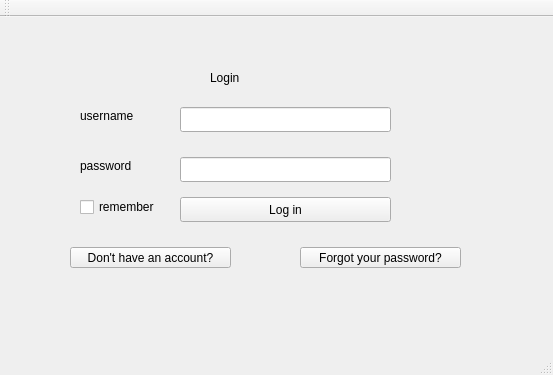
<?xml version="1.0" encoding="UTF-8"?>
<ui version="4.0">
 <class>MainWindow</class>
 <widget class="QMainWindow" name="MainWindow">
  <property name="geometry">
   <rect>
    <x>0</x>
    <y>0</y>
    <width>553</width>
    <height>375</height>
   </rect>
  </property>
  <property name="windowTitle">
   <string>MainWindow</string>
  </property>
  <property name="styleSheet">
   <string notr="true"/>
  </property>
  <widget class="QWidget" name="centralWidget">
   <widget class="QLabel" name="label">
    <property name="geometry">
     <rect>
      <x>210</x>
      <y>40</y>
      <width>51</width>
      <height>41</height>
     </rect>
    </property>
    <property name="text">
     <string>Login</string>
    </property>
   </widget>
   <widget class="QLabel" name="label_2">
    <property name="geometry">
     <rect>
      <x>80</x>
      <y>90</y>
      <width>67</width>
      <height>17</height>
     </rect>
    </property>
    <property name="text">
     <string>username</string>
    </property>
   </widget>
   <widget class="QLabel" name="label_3">
    <property name="geometry">
     <rect>
      <x>80</x>
      <y>140</y>
      <width>71</width>
      <height>17</height>
     </rect>
    </property>
    <property name="text">
     <string>password</string>
    </property>
   </widget>
   <widget class="QLineEdit" name="usernameLineEdit">
    <property name="geometry">
     <rect>
      <x>180</x>
      <y>90</y>
      <width>211</width>
      <height>25</height>
     </rect>
    </property>
    <property name="text">
     <string/>
    </property>
   </widget>
   <widget class="QLineEdit" name="passwordLineEdit">
    <property name="geometry">
     <rect>
      <x>180</x>
      <y>140</y>
      <width>211</width>
      <height>25</height>
     </rect>
    </property>
    <property name="text">
     <string/>
    </property>
    <property name="echoMode">
     <enum>QLineEdit::Password</enum>
    </property>
   </widget>
   <widget class="QPushButton" name="loginButton">
    <property name="geometry">
     <rect>
      <x>180</x>
      <y>180</y>
      <width>211</width>
      <height>25</height>
     </rect>
    </property>
    <property name="text">
     <string>Log in</string>
    </property>
   </widget>
   <widget class="QCheckBox" name="rememberBox">
    <property name="geometry">
     <rect>
      <x>80</x>
      <y>180</y>
      <width>101</width>
      <height>20</height>
     </rect>
    </property>
    <property name="text">
     <string>remember</string>
    </property>
    <property name="iconSize">
     <size>
      <width>16</width>
      <height>16</height>
     </size>
    </property>
   </widget>
   <widget class="QPushButton" name="forgotPasswordButton">
    <property name="geometry">
     <rect>
      <x>300</x>
      <y>230</y>
      <width>161</width>
      <height>21</height>
     </rect>
    </property>
    <property name="text">
     <string>Forgot your password?</string>
    </property>
   </widget>
   <widget class="QPushButton" name="registerButton">
    <property name="geometry">
     <rect>
      <x>70</x>
      <y>230</y>
      <width>161</width>
      <height>21</height>
     </rect>
    </property>
    <property name="text">
     <string>Don't have an account?</string>
    </property>
   </widget>
  </widget>
  <widget class="QToolBar" name="mainToolBar">
   <attribute name="toolBarArea">
    <enum>TopToolBarArea</enum>
   </attribute>
   <attribute name="toolBarBreak">
    <bool>false</bool>
   </attribute>
  </widget>
  <widget class="QStatusBar" name="statusBar"/>
 </widget>
 <layoutdefault spacing="6" margin="11"/>
 <resources/>
 <connections/>
</ui>
